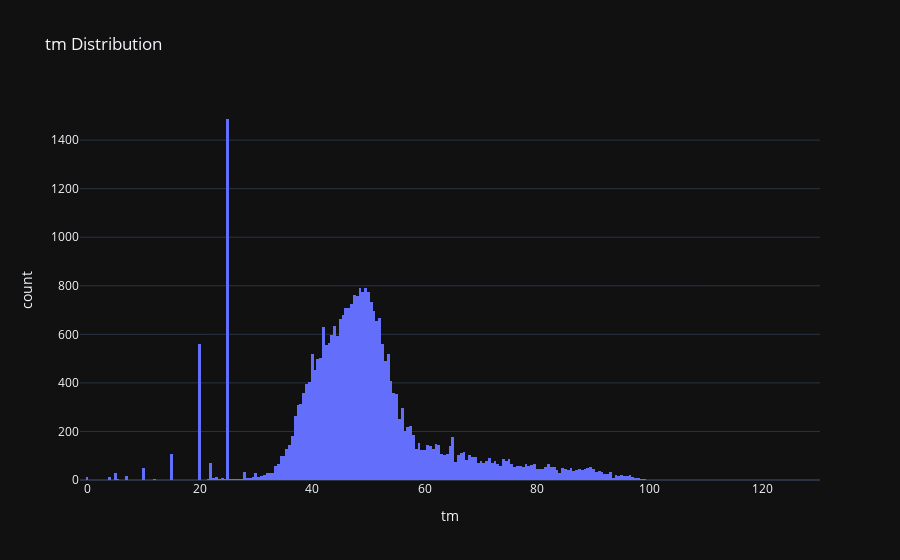

Write notebook code for a chart like this one.
### Code cell
px.histogram(train, x='tm', title="tm Distribution", template='plotly_dark')

### Figure 1 — Plotly figure (JSON) as saved in the notebook; plotly's stock layout.template omitted (floating-point values rounded to 4 significant figures; data arrays with more than 128 entries replaced by an {"elided": "..."} marker saying what was removed)
{"data": [{"alignmentgroup": "True", "bingroup": "x", "hovertemplate": "tm=%{x}<br>count=%{y}<extra></extra>", "legendgroup": "", "marker": {"color": "#636efa", "pattern": {"shape": ""}}, "name": "", "offsetgroup": "", "orientation": "v", "showlegend": false, "type": "histogram", "x": {"elided": "31390 float values"}, "xaxis": "x", "yaxis": "y"}], "layout": {"barmode": "relative", "legend": {"tracegroupgap": 0}, "title": {"text": "tm Distribution"}, "xaxis": {"anchor": "y", "domain": [0, 1], "title": {"text": "tm"}}, "yaxis": {"anchor": "x", "domain": [0, 1], "title": {"text": "count"}}}}
